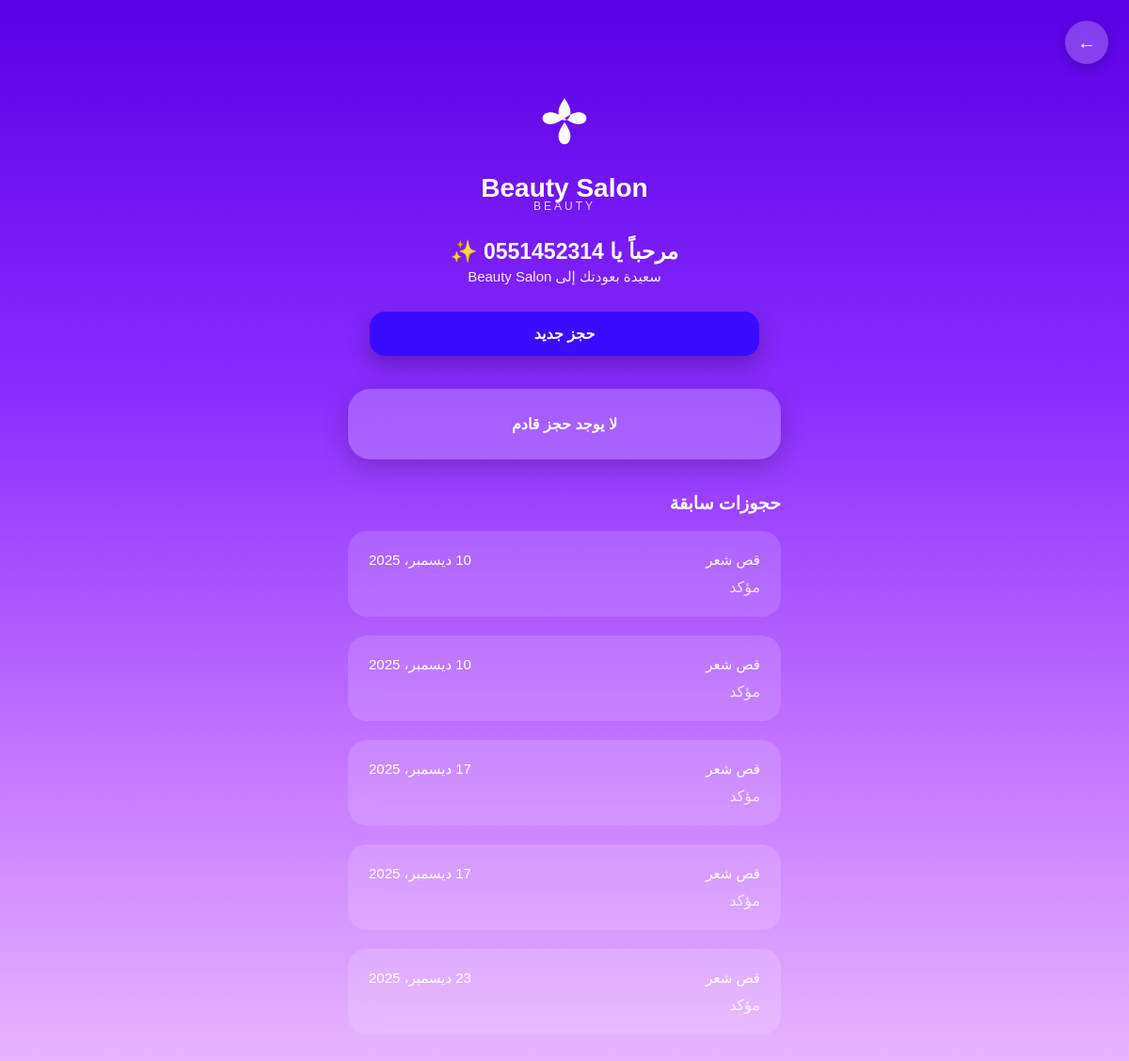
The page /accounts/dashboard/ (signed in) on the database its author committed.
### bookings/models.py (models this page shows, shortened)
class Booking(models.Model):
    STATUS_CHOICES = [
        ("pending", "قيد الانتظار"),
        ("confirmed", "مؤكد"),
        ("completed", "مكتمل"),
        ("canceled", "ملغي"),
    ]
    user = models.ForeignKey(
        CustomUser,
        on_delete=models.CASCADE,
        related_name="bookings"
    )
    service = models.CharField(max_length=200)
    date = models.DateField()
    time = models.ForeignKey(
        TimeSlot,
        on_delete=models.SET_NULL,
        null=True,
        related_name="bookings"
    )
    staff = models.CharField(
        max_length=100,
        blank=True,
        null=True,
        help_text="اسم الموظفة (اختياري)"
    )
    status = models.CharField(
        max_length=20,
        choices=STATUS_CHOICES,
        default="confirmed"
    )
    created_at = models.DateTimeField(auto_now_add=True)
    class Meta:
        ordering = ["-created_at"]
        verbose_name = "حجز"
        verbose_name_plural = "الحجوزات"

### accounts/views.py (the view)
# urls.py: path("dashboard/", customer_dashboard, name="customer_dashboard"),
def customer_dashboard(request):
    if not request.user.is_authenticated:
        return redirect("accounts:login")
    bookings = Booking.objects.filter(user=request.user).order_by("date", "time__time")
    today = date.today()
    upcoming_booking = bookings.filter(date__gte=today).first()
    previous_bookings = bookings.filter(date__lt=today)
    return render(request, "dashboard.html", {
        "phone": request.user.phone,
        "upcoming_booking": upcoming_booking,
        "previous_bookings": previous_bookings,
    })

### templates/dashboard.html (shortened to what this page needs)
<!DOCTYPE html>
<html lang="ar" dir="rtl">
<head>
</head>
<body>
    <button class="back-btn" onclick="history.back()">←</button>
    <div class="page-wrap">
        <div class="logo-block">
            <div class="logo-icon">
                <svg viewBox="0 0 64 64">
                    <path d="M32 4c-4 6-6 10-6 14s2 8 6 8 6-4 6-8-2-8-6-14zm0 20c-6-4-10-6-14-6s-8 2-8 6 4 6 8 6 8-2 14-6zm0 0c6-4 10-6 14-6s8 2 8 6-4 6-8 6-8-2-14-6zm0 4c-4 6-6 10-6 14s2 8 6 8 6-4 6-8-2-8-6-14z"/>
                </svg>
            </div>
            <div class="title">Beauty Salon</div>
            <div class="sub">BEAUTY</div>
        </div>
        <div class="welcome">
            <h3>مرحباً يا {{ phone }} ✨</h3>
            <p>سعيدة بعودتك إلى Beauty Salon</p>
        </div>
        <a class="new-book-btn" href="{% url 'bookings:select_service' %}">حجز جديد</a>
        {% if upcoming_booking %}
        <div class="card">
            <div class="card-title">حجزك القادم</div>
            <div class="info-line"><span>الخدمة:</span><span>{{ upcoming_booking.service }}</span></div>
            <div class="info-line"><span>التاريخ:</span><span>{{ upcoming_booking.date }}</span></div>
            <div class="info-line"><span>الوقت:</span><span>{{ upcoming_booking.time.time|time:"H:i" }}</span></div>
            <div class="info-line"><span>الحالة:</span><span>{{ upcoming_booking.get_status_display }}</span></div>
            <div class="btns-row">
                <a class="btn-light" style="text-align:center;line-height:48px;"
                   href="{% url 'bookings:edit_booking' upcoming_booking.id %}">تعديل الموعد</a>
                <a class="btn-danger" style="text-align:center;line-height:48px;"
                   href="{% url 'bookings:cancel_booking' upcoming_booking.id %}"
                   onclick="return confirm('هل أنتِ متأكدة من إلغاء الحجز؟');">إلغاء الحجز</a>
            </div>
        </div>
        {% else %}
            <div class="card" style="text-align:center;font-weight:700;">
                لا يوجد حجز قادم
            </div>
        {% endif %}
        <div class="section-title">حجوزات سابقة</div>
        {% if previous_bookings %}
            {% for b in previous_bookings %}
                <div class="prev-card">
                    <div class="info-line"><span>{{ b.service }}</span><span>{{ b.date }}</span></div>
                    <div style="opacity:.8;">{{ b.get_status_display }}</div>
                </div>
            {% endfor %}
        {% else %}
            <p style="opacity:.9;font-size:15px;text-align:center;">لا توجد حجوزات سابقة</p>
        {% endif %}
    </div>
</body>
</html>

### templates/dashboard.html (style rules this page uses)
* { margin:0; padding:0; box-sizing:border-box; font-family:"Tajawal", sans-serif; }
body { background:linear-gradient(180deg,#5A00E6,#8A2BFF,#C77AFF,#F3CBFF); min-height:100vh; padding:30px 18px 120px; color:#fff; display:flex; flex-direction:column; align-items:center; animation:fadeUp .6s ease; }
.page-wrap { width:100%; max-width:460px; }
.back-btn { position:fixed; top:22px; right:22px; width:46px; height:46px; border-radius:50%; background:rgba(255,255,255,.24); display:flex; align-items:center; justify-content:center; color:#fff; font-size:20px; border:none; cursor:pointer; backdrop-filter:blur(8px); box-shadow:0 4px 14px rgba(0,0,0,.20); transition:.25s; z-index:10; }
.logo-block { text-align:center; margin-top:70px; }
.logo-icon svg { width:68px;height:68px;margin-bottom:12px;fill:#fff; }
.title { font-size:28px;font-weight:800; }
.sub { font-size:12px;opacity:.8;letter-spacing:3px;margin-top:-4px; }
.welcome { text-align:center;margin:28px 0; }
.welcome h3 { font-size:23px;font-weight:800; }
.welcome p { opacity:.92;font-size:15px;margin-top:4px; }
.new-book-btn { display:block; text-align:center; background:#3A0BFF; padding:14px 0; border-radius:16px; width:90%; color:#fff; font-size:16px; font-weight:800; margin:10px auto 35px; text-decoration:none; box-shadow:0 10px 22px rgba(0,0,0,.25); transition:.25s; }
.card { background:rgba(255,255,255,.22); backdrop-filter:blur(18px); padding:28px; border-radius:24px; margin-bottom:35px; box-shadow:0 8px 28px rgba(0,0,0,.22); width:100%; }
.info-line { display:flex; justify-content:space-between; font-size:15px; margin-bottom:10px; }
.section-title { font-size:19px;font-weight:800;margin-bottom:18px; }
.prev-card { background:rgba(255,255,255,.14); padding:22px; border-radius:20px; margin-bottom:20px; backdrop-filter:blur(14px); }

### rows shown on the page
Booking: service "قص شعر", date "10 ديسمبر، 2025", status "مؤكد"
Booking: service "قص شعر", date "10 ديسمبر، 2025", status "مؤكد"
Booking: service "قص شعر", date "17 ديسمبر، 2025", status "مؤكد"
Booking: service "قص شعر", date "17 ديسمبر، 2025", status "مؤكد"
Booking: service "قص شعر", date "23 ديسمبر، 2025", status "مؤكد"
